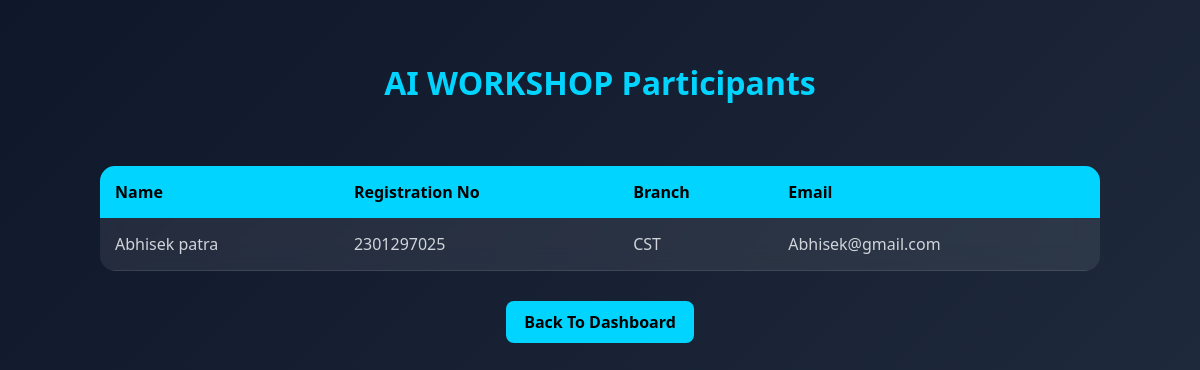
The app's page /participants/3 with its own data.
### tables this page shows
CREATE TABLE events (
            id INTEGER PRIMARY KEY AUTOINCREMENT,
            event_name TEXT,
            event_date TEXT,
            event_time TEXT,
            venue TEXT,
            guest_speaker TEXT,
            event_goal TEXT,
            description TEXT
        , capacity INTEGER DEFAULT 50);

CREATE TABLE students (
    id INTEGER PRIMARY KEY AUTOINCREMENT,
    name TEXT,
    registration_no TEXT,
    contact TEXT,
    branch TEXT,
    email TEXT UNIQUE,
    password TEXT
, profile_image TEXT);

### app.py (the view)
@app.route("/participants/<int:event_id>")
def participants(event_id):
    conn = sqlite3.connect("events.db")
    cursor = conn.cursor()
    cursor.execute("SELECT event_name FROM events WHERE id=?", (event_id,))
    event = cursor.fetchone()
    cursor.execute(
        """
        SELECT students.name,
               students.registration_no,
               students.branch,
               students.email
        FROM registrations
        JOIN students
        ON registrations.student_id = students.id
        WHERE registrations.event_id = ?
    """,
        (event_id,),
    )
    participants = cursor.fetchall()
    conn.close()
    return render_template("participants.html", participants=participants, event=event)

### templates/participants.html (shortened to what this page needs)
<!DOCTYPE html>
<html lang="en">
<head>
    <link rel="stylesheet" href="{{ url_for('static',
    filename='css/participants.css') }}">
</head>
<body>
    <div class="header">
        <h1>{{ event[0] }} Participants</h1>
    </div>
    <div class="table-wrapper">
        {% if participants %}
        <table class="participants-table">
            <tr>
                <th>Name</th>
                <th>Registration No</th>
                <th>Branch</th>
                <th>Email</th>
            </tr>
            {% for student in participants %}
            <tr>
                <td>{{ student[0] }}</td>
                <td>{{ student[1] }}</td>
                <td>{{ student[2] }}</td>
                <td>{{ student[3] }}</td>
            </tr>
            {% endfor %}
        </table>
        {% else %}
        <div class="no-participants">
            <h2>No Participants Yet</h2>
        </div>
        {% endif %}
    </div>
    <div class="footer-btn">
        <a href="/admin" class="btn">
            Back To Dashboard
        </a>
    </div>
</body>
</html>

### static/css/participants.css (style rules this page uses)
body { margin: 0; font-family: 'Segoe UI', sans-serif; background: linear-gradient(135deg, #0f172a, #1e293b); color: white; }
.header { text-align: center; padding: 40px; }
.header h1 { color: #00d4ff; }
.btn { display: inline-block; padding: 10px 18px; background: #00d4ff; color: black; text-decoration: none; font-weight: bold; border-radius: 8px; }
.footer-btn { text-align: center; margin: 30px; }
.participants-table { width: 90%; max-width: 1000px; margin: auto; border-collapse: collapse; background: rgba(255, 255, 255, 0.08); backdrop-filter: blur(12px); border-radius: 15px; overflow: hidden; }
.participants-table th { background: #00d4ff; color: black; padding: 15px; text-align: left; }
.participants-table td { padding: 15px; border-bottom: 1px solid rgba(255, 255, 255, 0.1); color: #d1d5db; }
.table-wrapper { overflow-x:auto; width:100%; }

### records on screen
events: event_name "AI WORKSHOP"
students: name "Abhisek patra", registration_no "2301297025", branch "CST", email "Abhisek@gmail.com"
